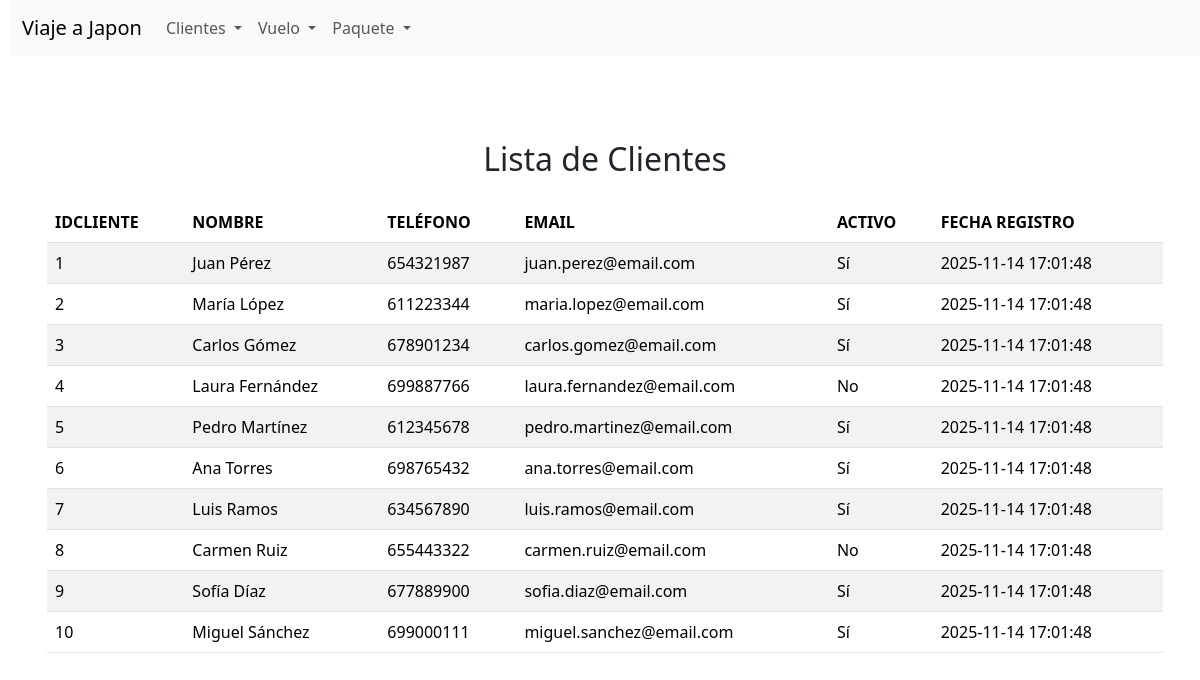
/lista_de_todos_clientes.php, run on the app's committed database.
### tables this page shows
CREATE TABLE `client` (
  `idcliente` INT NOT NULL AUTO_INCREMENT,
  `nombre` VARCHAR(100) NOT NULL,
  `telefono` BIGINT NOT NULL,
  `email` VARCHAR(100) NOT NULL,
  `activo` TINYINT(1) NOT NULL,
  `fecharegistro` DATETIME NOT NULL,
  PRIMARY KEY (`idcliente`)
);

### lista_de_todos_clientes.php (the view, shortened to what this page needs)
<?php
$conexion = obtenerConexion();
$mensaje = "";
    $sql = "SELECT idcliente, nombre, telefono, email, activo, fecharegistro
            FROM client;";
    $resultado = mysqli_query($conexion, $sql);
    if (mysqli_num_rows($resultado) > 0) {
        $mensaje .= "<h2 class='text-center'>Lista de Clientes</h2>";
        $mensaje .= "<table class='table table-striped mt-4'>";
        $mensaje .= "<thead><tr>
                        <th>IDCLIENTE</th>
                        <th>NOMBRE</th>
                        <th>TELÉFONO</th>
                        <th>EMAIL</th>
                        <th>ACTIVO</th>
                        <th>FECHA REGISTRO</th>
                    </tr></thead><tbody>";
        while ($fila = mysqli_fetch_assoc($resultado)) {
            $mensaje .= "<tr>";
            $mensaje .= "<td>" . $fila['idcliente'] . "</td>";
            $mensaje .= "<td>" . $fila['nombre'] . "</td>";
            $mensaje .= "<td>" . $fila['telefono'] . "</td>";
            $mensaje .= "<td>" . $fila['email'] . "</td>";
            $mensaje .= "<td>" . ($fila['activo'] ? 'Sí' : 'No') . "</td>";
            $mensaje .= "<td>" . $fila['fecharegistro'] . "</td>";
            $mensaje .= "</tr>";
        }
        $mensaje .= "</tbody></table>";
    }
?>
<div class="container" id="formularios">
    <div class="row">
        <div class="col-12 mt-4">
            <?php echo $mensaje; ?>
        </div>
    </div>
</div>
</body>
</html>

### data on the page
client: idcliente "1", nombre "Juan Pérez", telefono "654321987", email "juan.perez@email.com", activo "Sí", fecharegistro "2025-11-14 17:01:48"
client: idcliente "2", nombre "María López", telefono "611223344", email "maria.lopez@email.com", activo "Sí", fecharegistro "2025-11-14 17:01:48"
client: idcliente "3", nombre "Carlos Gómez", telefono "678901234", email "carlos.gomez@email.com", activo "Sí", fecharegistro "2025-11-14 17:01:48"
client: idcliente "4", nombre "Laura Fernández", telefono "699887766", email "laura.fernandez@email.com", activo "No", fecharegistro "2025-11-14 17:01:48"
client: idcliente "5", nombre "Pedro Martínez", telefono "612345678", email "pedro.martinez@email.com", activo "Sí", fecharegistro "2025-11-14 17:01:48"
client: idcliente "6", nombre "Ana Torres", telefono "698765432", email "ana.torres@email.com", activo "Sí", fecharegistro "2025-11-14 17:01:48"
client: idcliente "7", nombre "Luis Ramos", telefono "634567890", email "luis.ramos@email.com", activo "Sí", fecharegistro "2025-11-14 17:01:48"
client: idcliente "8", nombre "Carmen Ruiz", telefono "655443322", email "carmen.ruiz@email.com", activo "No", fecharegistro "2025-11-14 17:01:48"
client: idcliente "9", nombre "Sofía Díaz", telefono "677889900", email "sofia.diaz@email.com", activo "Sí", fecharegistro "2025-11-14 17:01:48"
client: idcliente "10", nombre "Miguel Sánchez", telefono "699000111", email "miguel.sanchez@email.com", activo "Sí", fecharegistro "2025-11-14 17:01:48"
